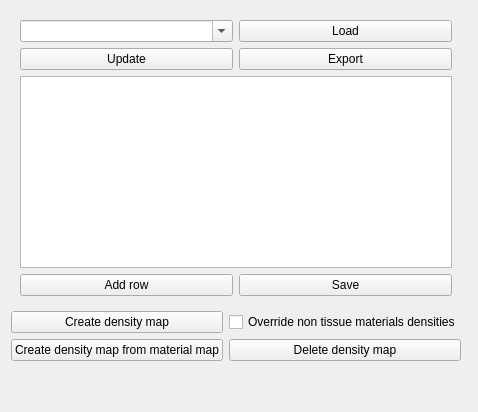
          <widget class="QWidget" name="density_map_tab">
           <attribute name="title">
            <string>Density Map</string>
           </attribute>
           <layout class="QGridLayout" name="gridLayout_58" rowstretch="6,2,2,0" columnstretch="1,1,6">
            <item row="0" column="0" colspan="2">
             <widget class="QWidget" name="ct_cal_input" native="true">
              <layout class="QGridLayout" name="gridLayout_57">
               <item row="1" column="0">
                <widget class="QPushButton" name="save_changes_ct_cal">
                 <property name="text">
                  <string>Update</string>
                 </property>
                </widget>
               </item>
               <item row="2" column="0" colspan="2">
                <widget class="QTableWidget" name="ct_cal_table"/>
               </item>
               <item row="1" column="1">
                <widget class="QPushButton" name="Export_ct_cal">
                 <property name="text">
                  <string>Export</string>
                 </property>
                </widget>
               </item>
               <item row="0" column="1">
                <widget class="QPushButton" name="load_ct_cal">
                 <property name="text">
                  <string>Load</string>
                 </property>
                </widget>
               </item>
               <item row="3" column="1">
                <widget class="QPushButton" name="ct_cal_save_copy">
                 <property name="text">
                  <string>Save</string>
                 </property>
                </widget>
               </item>
               <item row="0" column="0">
                <widget class="QComboBox" name="ct_cal_list">
                 <property name="editable">
                  <bool>true</bool>
                 </property>
                </widget>
               </item>
               <item row="3" column="0">
                <widget class="QPushButton" name="ct_cal_add_row">
                 <property name="text">
                  <string>Add row</string>
                 </property>
                </widget>
               </item>
              </layout>
             </widget>
            </item>
            <item row="0" column="2">
             <widget class="QWidget" name="ct_cal_plot" native="true"/>
            </item>
            <item row="1" column="0">
             <widget class="QPushButton" name="create_density_map">
              <property name="text">
               <string>Create density map</string>
              </property>
             </widget>
            </item>
            <item row="2" column="0">
             <widget class="QPushButton" name="create_density_map__from_mat_map">
              <property name="text">
               <string>Create density map from material map</string>
              </property>
             </widget>
            </item>
            <item row="3" column="0">
             <spacer name="vspacer_ct_cal">
              <property name="orientation">
               <enum>Qt::Orientation::Vertical</enum>
              </property>
              <property name="sizeHint" stdset="0">
               <size>
                <width>20</width>
                <height>40</height>
               </size>
              </property>
             </spacer>
            </item>
            <item row="2" column="1">
             <widget class="QPushButton" name="delete_density_map">
              <property name="text">
               <string>Delete density map</string>
              </property>
             </widget>
            </item>
            <item row="1" column="1">
             <widget class="QCheckBox" name="override_no_tissue">
              <property name="text">
               <string>Override non tissue materials densities</string>
              </property>
             </widget>
            </item>
           </layout>
          </widget>
